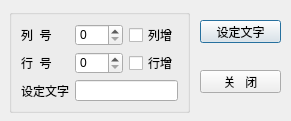
<?xml version="1.0" encoding="UTF-8"?>
<ui version="4.0">
 <class>QWDialogLocate</class>
 <widget class="QDialog" name="QWDialogLocate">
  <property name="geometry">
   <rect>
    <x>0</x>
    <y>0</y>
    <width>291</width>
    <height>121</height>
   </rect>
  </property>
  <property name="windowTitle">
   <string>Dialog</string>
  </property>
  <widget class="QGroupBox" name="groupBox">
   <property name="geometry">
    <rect>
     <x>9</x>
     <y>9</y>
     <width>181</width>
     <height>104</height>
    </rect>
   </property>
   <property name="title">
    <string/>
   </property>
   <layout class="QGridLayout" name="gridLayout">
    <item row="0" column="0">
     <widget class="QLabel" name="label">
      <property name="text">
       <string>列  号</string>
      </property>
     </widget>
    </item>
    <item row="0" column="1">
     <widget class="QSpinBox" name="sbColumn"/>
    </item>
    <item row="0" column="2">
     <widget class="QCheckBox" name="chkBoxCol">
      <property name="text">
       <string>列增</string>
      </property>
     </widget>
    </item>
    <item row="1" column="0">
     <widget class="QLabel" name="label_2">
      <property name="text">
       <string>行  号</string>
      </property>
     </widget>
    </item>
    <item row="1" column="1">
     <widget class="QSpinBox" name="sbRow"/>
    </item>
    <item row="1" column="2">
     <widget class="QCheckBox" name="chkBoxRow">
      <property name="text">
       <string>行增</string>
      </property>
     </widget>
    </item>
    <item row="2" column="0">
     <widget class="QLabel" name="label_3">
      <property name="text">
       <string>设定文字</string>
      </property>
     </widget>
    </item>
    <item row="2" column="1" colspan="2">
     <widget class="QLineEdit" name="edtCaption"/>
    </item>
   </layout>
  </widget>
  <widget class="QPushButton" name="btnSetText">
   <property name="geometry">
    <rect>
     <x>200</x>
     <y>20</y>
     <width>81</width>
     <height>23</height>
    </rect>
   </property>
   <property name="text">
    <string>设定文字</string>
   </property>
  </widget>
  <widget class="QPushButton" name="btnClose">
   <property name="geometry">
    <rect>
     <x>200</x>
     <y>70</y>
     <width>81</width>
     <height>23</height>
    </rect>
   </property>
   <property name="text">
    <string>关   闭</string>
   </property>
  </widget>
 </widget>
 <resources/>
 <connections/>
</ui>
